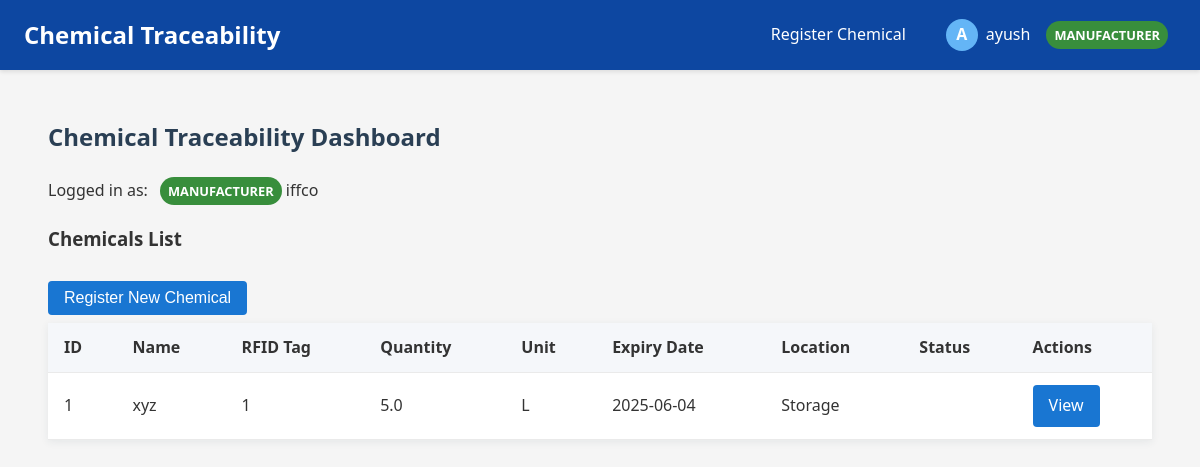
Page /dashboard (signed in) on the committed database.
### app/models.py (models this page shows, shortened)
class User(UserMixin, db.Model):
    id = db.Column(db.Integer, primary_key=True)
    username = db.Column(db.String(80), unique=True, nullable=False)
    email = db.Column(db.String(120), unique=True, nullable=False)
    password_hash = db.Column(db.String(128), nullable=False)
    first_name = db.Column(db.String(50), nullable=True)
    last_name = db.Column(db.String(50), nullable=True)
    role = db.Column(db.Enum(RoleType), nullable=False)
    active = db.Column(db.Boolean, default=True)
    created_at = db.Column(db.DateTime, default=datetime.utcnow)
    last_login = db.Column(db.DateTime, nullable=True)
    organization_id = db.Column(db.Integer, db.ForeignKey('organization.id'))
    is_admin = db.Column(db.Boolean, default=False)

class Organization(db.Model):
    id = db.Column(db.Integer, primary_key=True)
    name = db.Column(db.String(100), nullable=False)
    email_domain = db.Column(db.String(100), nullable=False, unique=True)
    description = db.Column(db.Text, nullable=True)
    created_at = db.Column(db.DateTime, default=datetime.utcnow)
    active = db.Column(db.Boolean, default=True)
    can_manufacture = db.Column(db.Boolean, default=False)
    can_distribute = db.Column(db.Boolean, default=False)
    can_receive = db.Column(db.Boolean, default=False)
    users = db.relationship('User', backref='organization', lazy=True)

class Chemical(db.Model):
    id = db.Column(db.Integer, primary_key=True)
    name = db.Column(db.String(80), nullable=False)
    rfid_tag = db.Column(db.String(120), unique=True, nullable=False)
    quantity = db.Column(db.Float, nullable=True)
    unit = db.Column(db.String(20), nullable=True)
    expiry_date = db.Column(db.Date, nullable=True)
    storage_condition = db.Column(db.String(100), nullable=True)
    received_date = db.Column(db.Date, nullable=True)
    batch_number = db.Column(db.String(50), nullable=True)
    hazard_class = db.Column(db.String(50), nullable=True)
    cas_number = db.Column(db.String(50), nullable=True)
    description = db.Column(db.Text, nullable=True)
    current_location = db.Column(db.String(120), nullable=False, default='Storage')
    created_at = db.Column(db.DateTime, default=datetime.utcnow)
    last_updated = db.Column(db.DateTime, default=datetime.utcnow, onupdate=datetime.utcnow)
    registered_by_user_id = db.Column(db.Integer, db.ForeignKey('user.id'), nullable=False)
    manufacturer_org_id = db.Column(db.Integer, db.ForeignKey('organization.id'), nullable=False)
    current_custodian_org_id = db.Column(db.Integer, db.ForeignKey('organization.id'), nullable=False)
    registered_by = db.relationship('User', foreign_keys=[registered_by_user_id], backref='registered_chemicals')
    manufacturer_org = db.relationship('Organization', foreign_keys=[manufacturer_org_id], backref='manufactured_chemicals')
    current_custodian = db.relationship('Organization', foreign_keys=[current_custodian_org_id], backref='possessed_chemicals')

### app/routes/dashboard.py (the view)
@dashboard_bp.route('/dashboard')
@login_required
def dashboard():
    if current_user.is_admin:
        chemicals = Chemical.query.all()
    elif current_user.role == RoleType.MANUFACTURER:
        chemicals = Chemical.query.filter_by(manufacturer_org_id=current_user.organization_id).all()
    elif current_user.role == RoleType.DISTRIBUTOR:
        chemicals = Chemical.query.filter_by(current_custodian_org_id=current_user.organization_id).all()
    elif current_user.role == RoleType.CUSTOMER:
        chemicals = Chemical.query.filter_by(current_custodian_org_id=current_user.organization_id).all()
    else:
        chemicals = []
    organizations = []
    if current_user.is_admin:
        organizations = Organization.query.all()
    return render_template('dashboard.html',
                           chemicals=chemicals,
                           organizations=organizations)

### app/templates/dashboard.html (shortened to what this page needs)
{% extends "base.html" %}
{% block content %}
<div class="dashboard-header">
    <h2>Chemical Traceability Dashboard</h2>
    <div class="role-info">
        <span>Logged in as:</span>
        <span class="role-badge {{ current_user.role.name.lower() }}">{{ current_user.role.name }}</span>
        <span>{{ current_user.organization.name }}</span>
    </div>
</div>
<h3>Chemicals List</h3>
{% if current_user.role.name == 'MANUFACTURER' %}
<button class="button btn btn-primary" onclick="openChemicalForm()">Register New Chemical</button>
{% endif %}
<table class="data-table">
    <tr>
        <th>ID</th>
        <th>Name</th>
        <th>RFID Tag</th>
        <th>Quantity</th>
        <th>Unit</th>
        <th>Expiry Date</th>
        <th>Location</th>
        <th>Status</th>
        <th>Actions</th>
    </tr>
    {% for chemical in chemicals %}
    <tr>
        <td>{{ chemical.id }}</td>
        <td>{{ chemical.name }}</td>
        <td>{{ chemical.rfid_tag }}</td>
        <td>{{ chemical.quantity }}</td>
        <td>{{ chemical.unit }}</td>
        <td>{{ chemical.expiry_date }}</td>
        <td>{{ chemical.current_location if chemical.current_location else '' }}</td>
        <td>{{ chemical.status if chemical.status else '' }}</td>
        <td>
            <div class="action-buttons">
                <a href="{{ url_for('dashboard_bp.chemical_detail', chemical_id=chemical.id) }}" class="btn btn-primary btn-sm">View</a>
            </div>
        </td>
    </tr>
    {% endfor %}
</table>
{% endblock %}

### app/templates/base.html (shortened to what this page needs)
<!DOCTYPE html>
<html lang="en">
<head>
    <link rel="stylesheet" href="{{ url_for('static', filename='style.css') }}">
</head>
<body>
    <nav class="navbar">
        <div class="logo">Chemical Traceability</div>
        <div class="nav-links">
            {% if current_user.is_authenticated %}
                {% if current_user.role.name == 'MANUFACTURER' %}
                <a href="#">Register Chemical</a>
                {% endif %}
                <div class="user-menu">
                    <div class="user-info" onclick="toggleDropdown()">
                        <div class="user-avatar">{{ current_user.username[0].upper() }}</div>
                        <span class="username">{{ current_user.username }}</span>
                        <span class="role-badge {{ current_user.role.name.lower() }}">{{ current_user.role.name }}</span>
                    </div>
                </div>
            {% else %}
                <a href="{{ url_for('auth.login') }}">Login</a>
                <a href="{{ url_for('auth.register') }}">Register</a>
            {% endif %}
        </div>
    </nav>
    <div class="container">
        <main>
            {% block content %}{% endblock %}
        </main>
    </div>
</body>
</html>

### app/static/style.css (style rules this page uses)
body { font-family: 'Segoe UI', Arial, sans-serif; background: #f4f6fb; margin: 0; padding: 0; color: #333; line-height: 1.6; }
nav { background: #2a3f54; color: #fff; padding: 1rem 2rem; display: flex; align-items: center; justify-content: space-between; }
nav a { color: #fff; text-decoration: none; margin-left: 1rem; font-weight: 500; }
main { padding: 2rem; }
h2 { color: #2a3f54; margin-top: 0; }
table { width: 100%; border-collapse: collapse; background: #fff; box-shadow: 0 2px 8px rgba(44,62,80,0.08); margin-bottom: 2rem; }
th, td { padding: 0.75rem 1rem; border-bottom: 1px solid #eaeaea; text-align: left; }
th { background: #f5f7fa; font-weight: 600; }
.button { background: #2a3f54; color: #fff; border: none; padding: 0.5rem 1.25rem; border-radius: 3px; cursor: pointer; font-size: 1rem; margin: 0.5rem 0; transition: background 0.2s; }

### app/templates/base.html (style rules this page uses)
body { font-family: 'Segoe UI', Tahoma, Geneva, Verdana, sans-serif; margin: 0; padding: 0; background-color: #f5f5f5; }
.navbar { background-color: #0d47a1; color: white; display: flex; justify-content: space-between; align-items: center; padding: 0 1.5rem; box-shadow: 0 2px 4px rgba(0,0,0,0.1); }
.logo { font-size: 1.5rem; font-weight: bold; padding: 1rem 0; }
.nav-links { display: flex; align-items: center; }
.nav-links a { color: white; text-decoration: none; padding: 1rem; display: inline-block; transition: background-color 0.3s; }
.user-menu { position: relative; display: inline-block; margin-left: 1rem; }
.user-info { display: flex; align-items: center; cursor: pointer; padding: 0.5rem; border-radius: 4px; }
.user-avatar { width: 32px; height: 32px; border-radius: 50%; margin-right: 0.5rem; background-color: #64b5f6; color: white; display: flex; align-items: center; justify-content: center; font-weight: bold; }
.username { margin-right: 0.5rem; }
.role-badge { display: inline-block; padding: 0.25rem 0.5rem; border-radius: 20px; font-size: 0.8rem; margin-left: 0.5rem; text-transform: uppercase; font-weight: bold; }
.manufacturer { background-color: #388e3c; color: white; }
.container { max-width: 1200px; margin: 0 auto; padding: 1.5rem; }
main { padding: 1.5rem; }
.btn { display: inline-block; padding: 0.5rem 1rem; border: none; border-radius: 4px; cursor: pointer; text-decoration: none; font-size: 1rem; text-align: center; }
.btn-primary { background-color: #1976d2; color: white; }

### rows in the picture
User: username "A", username "ayush", role.name "MANUFACTURER"
Organization: organization.name "iffco"
Chemical: id "1", name "xyz", rfid_tag "1", quantity "5.0", unit "L", expiry_date "2025-06-04", current_location "Storage"
